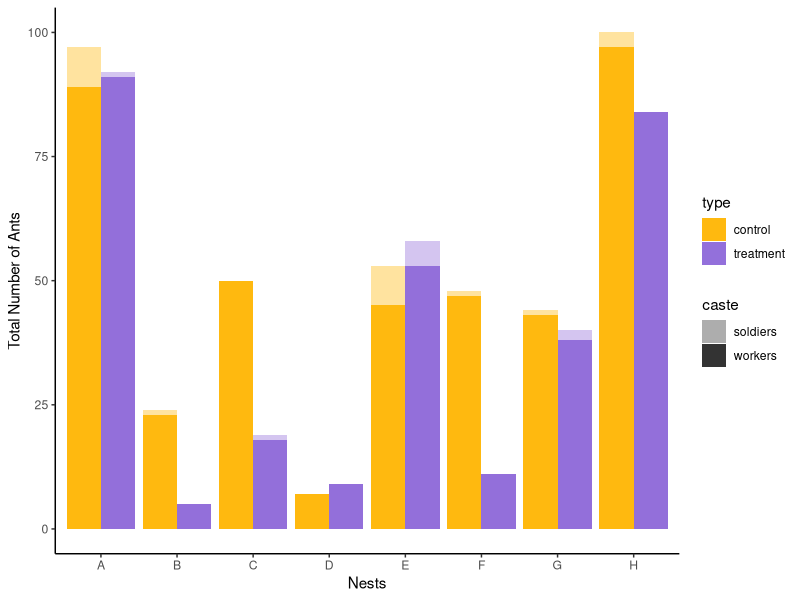
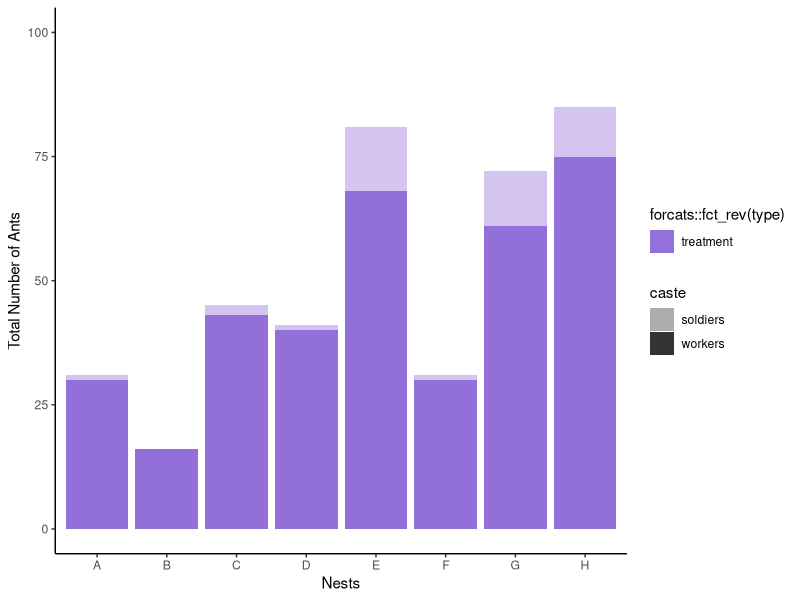
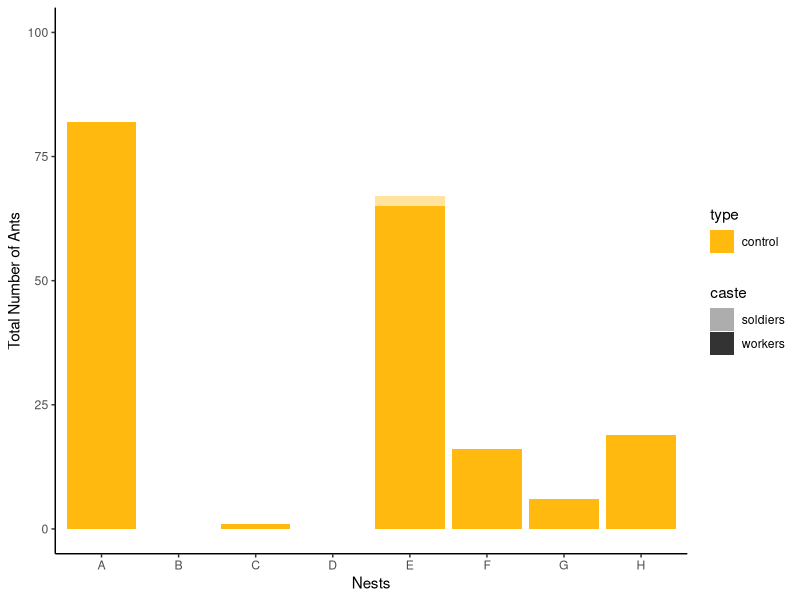
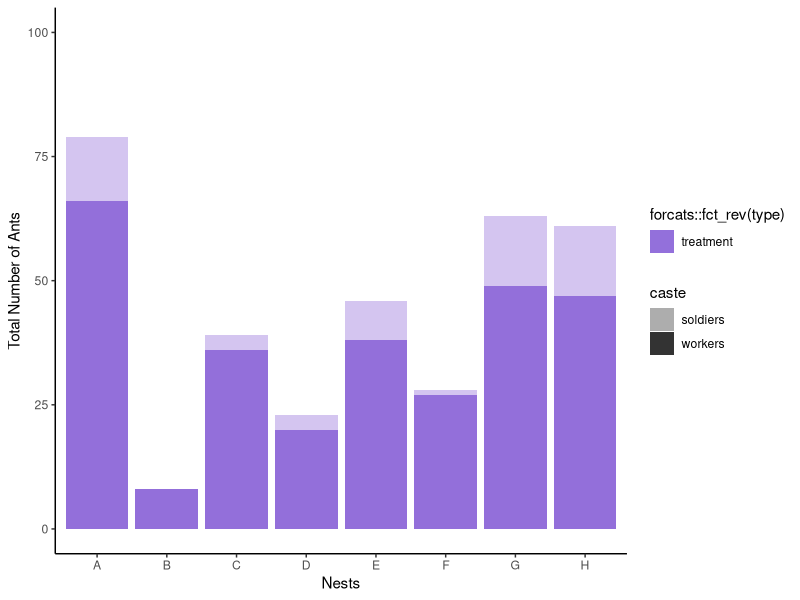
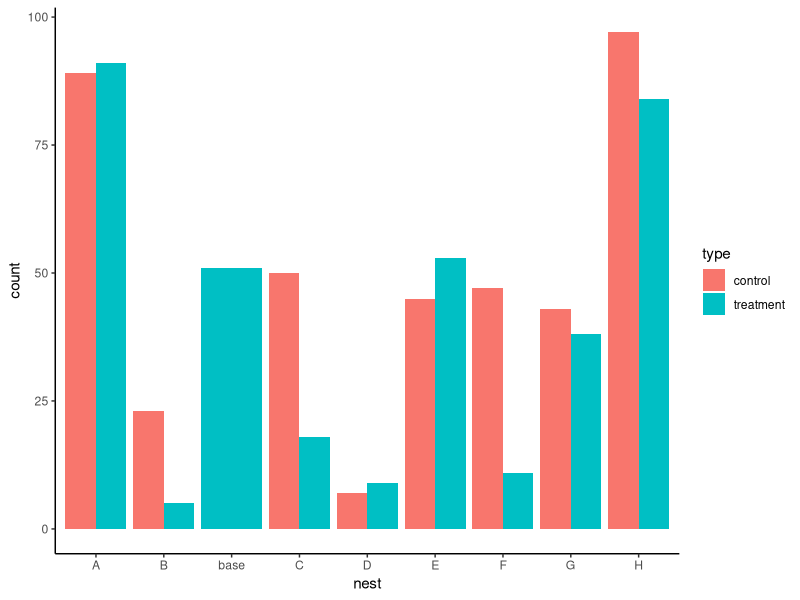
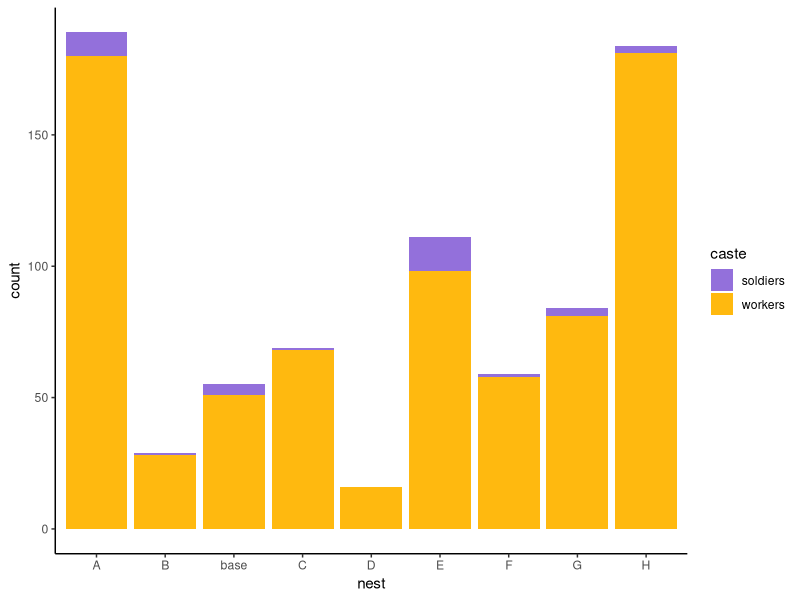
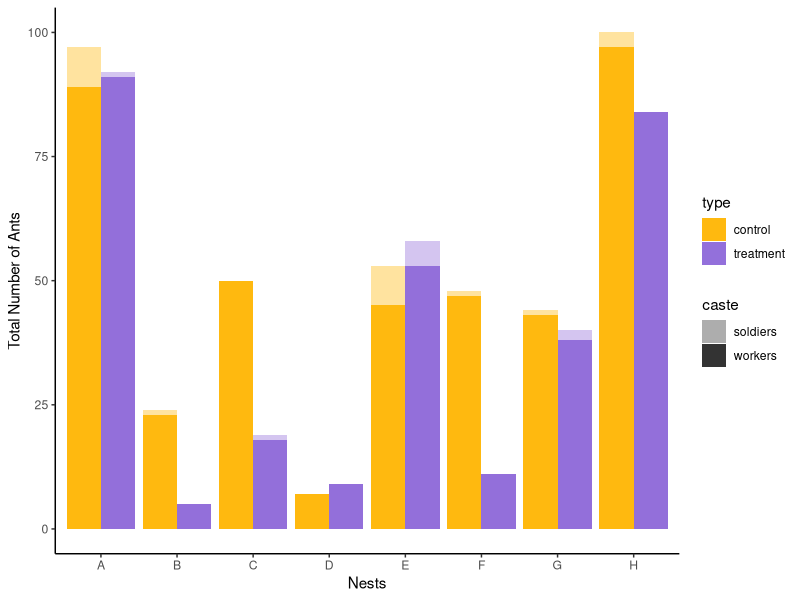
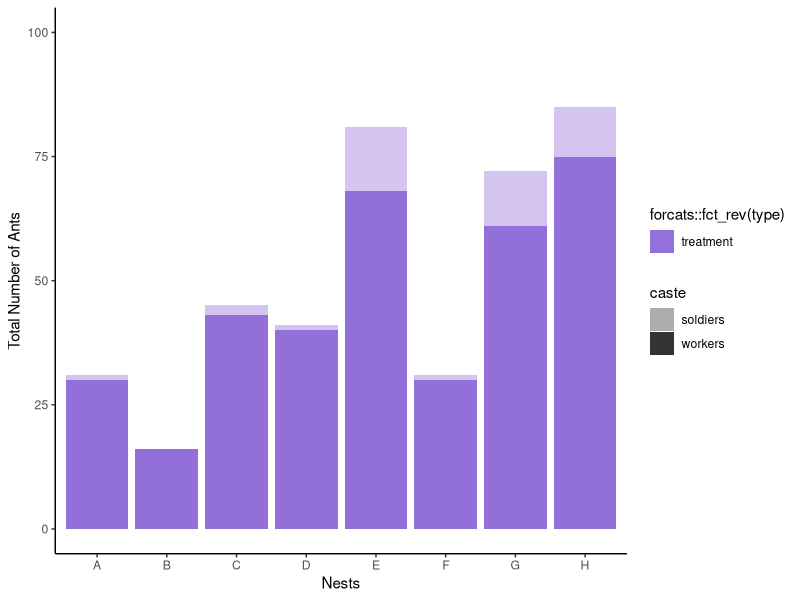

Generate these figures, in order, with R:
## ---- chunk 1
library(tidyverse)
library(ggplot2)
theme_set(theme_classic())
## ---- chunk 2
ants_wide <- read_csv("Competition experiment data - Tidy Census.csv")
## ---- chunk 3
# create a data set by making data long
ants <- ants_wide %>% 
  pivot_longer(c(`workers`, `soldiers`, `queen`, `winged queens`, `males`), names_to = "caste", values_to = "count")
## ---- chunk 4
#make a tibble of the colony's nests
pw399 <- ants %>% 
  filter(`colony name` == "PW399", nest != "dead", nest != "outside")
## ---- chunk 5
#vector for scale fill manual
fills <- c("control" = "darkgoldenrod1", "treatment" = "mediumpurple")

pw399 %>% filter(caste %in% c("workers", "soldiers"), nest != "base") %>%
  group_by(type, nest) %>% 
  mutate(cum_tot = cumsum(count)) %>% 
  ggplot(aes(nest, cum_tot, fill =type)) + 
  geom_col(data = . %>% filter( caste=="workers"), position = position_dodge(width = 0.9), alpha = 1) +
  geom_col(data = . %>% filter( caste=="soldiers"), position = position_dodge(width = 0.9), alpha = 0.4) +
  geom_tile(aes(y=NA_integer_, alpha = factor(caste))) + 
  scale_alpha_manual(values = c(0.4,1), name = "caste")+
  scale_fill_manual(values = fills)+
  xlab("Nests")+
  ylab("Total Number of Ants")

ggsave("colony399.png", width = 7, height = 4)
## ---- chunk 6
#make a tibble of the colony's nests
pw437 <- ants %>% 
  filter(`colony name` == "PW437", nest != "dead", nest != "outside")
## ---- chunk 7
#vector for scale fill manual
fills <- c("control" = "darkgoldenrod1", "treatment" = "mediumpurple")

pw437 %>% filter(caste %in% c("workers", "soldiers")) %>%
  group_by(type, nest) %>% 
  mutate(cum_tot = cumsum(count)) %>% 
  ggplot(aes(nest, cum_tot, fill =forcats::fct_rev(type))) + 
  geom_col(data = . %>% filter( caste=="workers"), position = position_dodge(width = 0.9), alpha = 1) +
  geom_col(data = . %>% filter( caste=="soldiers"), position = position_dodge(width = 0.9), alpha = 0.4) +
  geom_tile(aes(y=NA_integer_, alpha = factor(caste))) + 
  scale_alpha_manual(values = c(0.4,1), name = "caste")+
  scale_fill_manual(values = fills)+
  ylim(0, 100)+
  xlab("Nests")+
  ylab("Total Number of Ants")

ggsave("colony437.png", width = 7, height = 4)
## ---- chunk 8
#make a tibble of the colony's nests
pw398 <- ants %>% 
  filter(`colony name` == "PW398 (rascal)", nest != "dead", nest != "outside")
## ---- chunk 9
#vector for scale fill manual
fills <- c("control" = "darkgoldenrod1", "treatment" = "mediumpurple")

pw398 %>% filter(caste %in% c("workers", "soldiers")) %>%
  group_by(type, nest) %>% 
  mutate(cum_tot = cumsum(count)) %>% 
  ggplot(aes(nest, cum_tot, fill = type)) + 
  geom_col(data = . %>% filter( caste=="workers"), position = position_dodge(width = 0.9), alpha = 1) +
  geom_col(data = . %>% filter( caste=="soldiers"), position = position_dodge(width = 0.9), alpha = 0.4) +
  geom_tile(aes(y=NA_integer_, alpha = factor(caste))) + 
  scale_alpha_manual(values = c(0.4,1), name = "caste")+
  scale_fill_manual(values = fills)+
  ylim(0, 100)+
  xlab("Nests")+
  ylab("Total Number of Ants")

ggsave("colony398.png", width = 7, height = 4)
## ---- chunk 10
#make a tibble of the colony's nests
pw400 <- ants %>% 
  filter(`colony name` == "PW400 (shawshank)", nest != "dead", nest != "outside")
## ---- chunk 11
#vector for scale fill manual
fills <- c("control" = "darkgoldenrod1", "treatment" = "mediumpurple")

pw400 %>% filter(caste %in% c("workers", "soldiers")) %>%
  group_by(type, nest) %>% 
  mutate(cum_tot = cumsum(count)) %>% 
  ggplot(aes(nest, cum_tot, fill =forcats::fct_rev(type))) + 
  geom_col(data = . %>% filter( caste=="workers"), position = position_dodge(width = 0.9), alpha = 1) +
  geom_col(data = . %>% filter( caste=="soldiers"), position = position_dodge(width = 0.9), alpha = 0.4) +
  geom_tile(aes(y=NA_integer_, alpha = factor(caste))) + 
  scale_alpha_manual(values = c(0.4,1), name = "caste")+
  scale_fill_manual(values = fills)+
  ylim(0, 100)+
  xlab("Nests")+
  ylab("Total Number of Ants")

ggsave("colony400.png", width = 7, height = 4)
## ---- chunk 12
#bar plot attempt
#https://statisticsglobe.com/draw-grouped-barplot-in-r
#Grouped barplot using ggplot2
#Should compare the two dates in pairs, once that data is collected. I do not know how to make the bars show soldier vs worker. I do not know how to make the key specify which is control and which is competitor. 

pw399 %>% ggplot(                                      
       aes(x = nest,
           y = count,
           fill = type)) +
  geom_bar(stat = "identity",
           position = "dodge")
## ---- chunk 13
#my attempt:
#TODO pair and add queen and brood symbol
#vector for scale fill manual
fills <- c("workers" = "darkgoldenrod1", soldiers = "mediumpurple")
# Stacked
pw399 %>% filter(caste %in% c("workers", "soldiers")) %>% 
  ggplot(aes(fill=caste, y=count, x=nest)) + 
    geom_bar(position="stack", stat="identity")+
  scale_fill_manual(values = fills)
